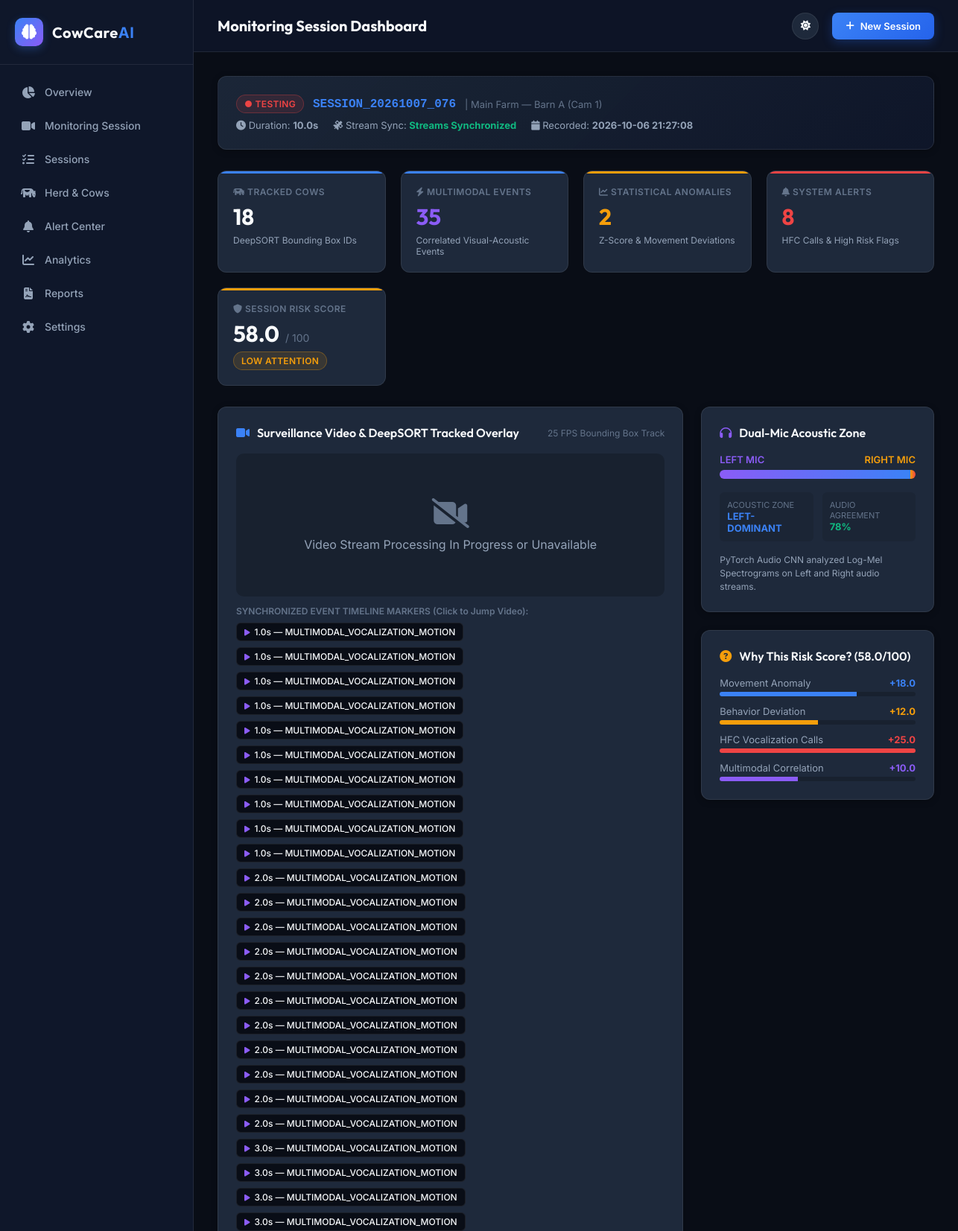
The page /result/16 (signed in, upper part) on the database its author committed.
### tables this page shows
CREATE TABLE predictions (
            id              INTEGER PRIMARY KEY AUTOINCREMENT,
            user_id         INTEGER NOT NULL,
            video_input     TEXT,
            left_audio      TEXT,
            right_audio     TEXT,
            video_output    TEXT,
            csv_report      TEXT,
            html_report     TEXT,
            total_cows      INTEGER DEFAULT 0,
            total_alerts    INTEGER DEFAULT 0,
            alert_flag      INTEGER DEFAULT 0,
            status          TEXT DEFAULT 'pending',
            created         TEXT DEFAULT CURRENT_TIMESTAMP,
            finished        TEXT, session_code TEXT, farm_name TEXT DEFAULT 'Main Farm', location TEXT DEFAULT 'Barn A', camera_id TEXT DEFAULT 'Cam 1', duration REAL DEFAULT 0.0, left_duration REAL DEFAULT 0.0, right_duration REAL DEFAULT 0.0, sync_status TEXT DEFAULT 'Synchronized', total_events INTEGER DEFAULT 0, total_anomalies INTEGER DEFAULT 0, overall_risk REAL DEFAULT 0.0,
            FOREIGN KEY(user_id) REFERENCES users(id)
        );

CREATE TABLE multimodal_events (
            id               INTEGER PRIMARY KEY AUTOINCREMENT,
            prediction_id    INTEGER NOT NULL,
            timestamp        REAL NOT NULL,
            cow_id           TEXT,
            event_type       TEXT NOT NULL,
            visual_evidence  TEXT,
            audio_evidence   TEXT,
            left_confidence  REAL,
            right_confidence REAL,
            audio_agreement  REAL,
            event_confidence REAL,
            severity         TEXT DEFAULT 'info',
            description      TEXT,
            FOREIGN KEY(prediction_id) REFERENCES predictions(id) ON DELETE CASCADE
        );

CREATE TABLE session_windows (
            id                    INTEGER PRIMARY KEY AUTOINCREMENT,
            prediction_id         INTEGER NOT NULL,
            window_index          INTEGER NOT NULL,
            start_time            REAL NOT NULL,
            end_time              REAL NOT NULL,
            cow_count             INTEGER DEFAULT 0,
            left_audio_class      TEXT,
            left_audio_confidence REAL,
            right_audio_class     TEXT,
            right_audio_confidence REAL,
            audio_agreement       REAL,
            acoustic_zone         TEXT,
            risk_score            REAL,
            window_data           TEXT,
            FOREIGN KEY(prediction_id) REFERENCES predictions(id) ON DELETE CASCADE
        );

### app.py (the view)
@app.route("/result/<int:pid>")
@login_required
def result(pid):
    conn = get_db()
    pred = conn.execute("SELECT * FROM predictions WHERE id=? AND user_id=?",
                        (pid, session["user_id"])).fetchone()
    if not pred:
        conn.close()
        abort(404)
    results      = conn.execute("SELECT * FROM prediction_results WHERE prediction_id=?", (pid,)).fetchall()
    alerts       = conn.execute("SELECT * FROM prediction_alerts WHERE prediction_id=? ORDER BY ts", (pid,)).fetchall()
    windows      = conn.execute("SELECT * FROM session_windows WHERE prediction_id=? ORDER BY window_index", (pid,)).fetchall()
    cow_profiles = conn.execute("SELECT * FROM cow_profiles WHERE prediction_id=? ORDER BY CAST(cow_id AS INT)", (pid,)).fetchall()
    events       = conn.execute("SELECT * FROM multimodal_events WHERE prediction_id=? ORDER BY timestamp", (pid,)).fetchall()
    anomalies    = conn.execute("SELECT * FROM anomalies WHERE prediction_id=? ORDER BY timestamp", (pid,)).fetchall()
    interactions = conn.execute("SELECT * FROM cow_interactions WHERE prediction_id=? ORDER BY start_time", (pid,)).fetchall()
    timelines    = conn.execute("SELECT * FROM behavior_timelines WHERE prediction_id=? ORDER BY cow_id, start_time", (pid,)).fetchall()
    conn.close()
    checks = {
        "input_exists":   bool(pred["video_input"])  and os.path.exists(pred["video_input"]),
        "output_exists":  bool(pred["video_output"]) and os.path.exists(pred["video_output"]),
        "left_exists":    bool(pred["left_audio"])   and os.path.exists(pred["left_audio"]),
        "right_exists":   bool(pred["right_audio"])  and os.path.exists(pred["right_audio"]),
        "csv_exists":     bool(pred["csv_report"])   and os.path.exists(pred["csv_report"]),
        "html_exists":    bool(pred["html_report"])  and os.path.exists(pred["html_report"]),
    }
    cow_timelines_dict = {}
    for t in timelines:
        cow_timelines_dict.setdefault(t["cow_id"], []).append(dict(t))
    return render_template("result.html",
                           pred=pred, results=results, alerts=alerts,
                           windows=windows, cow_profiles=cow_profiles,
                           events=events, anomalies=anomalies,
                           interactions=interactions, cow_timelines=cow_timelines_dict,
                           checks=checks, basename=basename)

### templates/result.html (shortened to what this page needs)
{% extends "base.html" %}
{% block page_title %}Monitoring Session Dashboard{% endblock %}
{% block content %}
<div class="card" style="background: linear-gradient(135deg, rgba(30, 41, 59, 0.9), rgba(15, 23, 42, 0.95)); border-color: var(--border-color); margin-bottom: 28px;">
  <div style="display: flex; align-items: center; justify-content: space-between; flex-wrap: wrap; gap: 20px;">
    <div>
      <div style="display: flex; align-items: center; gap: 12px; margin-bottom: 8px;">
        <span class="badge-status {% if pred.status == 'done' %}normal{% elif pred.status == 'pending' %}attention{% else %}high{% endif %}">
          ● {{ pred.status.upper() }}
        </span>
        <span style="font-family: monospace; font-size: 16px; font-weight: 700; color: var(--accent-blue);">
          {{ pred.session_code or ('SESSION_' ~ pred.id) }}
        </span>
        <span style="font-size: 13px; color: var(--text-muted);">| {{ pred.farm_name or 'Main Farm' }} — {{ pred.location or 'Barn A' }} ({{ pred.camera_id or 'Cam 1' }})</span>
      </div>
      <div style="display: flex; gap: 20px; font-size: 13px; color: var(--text-secondary);">
        <div><i class="fas fa-clock"></i> Duration: <strong>{{ pred.duration or 30.0 }}s</strong></div>
        <div><i class="fas fa-satellite"></i> Stream Sync: <strong style="color: var(--accent-green);">{{ pred.sync_status or 'Streams Synchronized' }}</strong></div>
        <div><i class="fas fa-calendar"></i> Recorded: <strong>{{ pred.created }}</strong></div>
      </div>
    </div>
  </div>
</div>
<div class="kpi-grid">
  <div class="kpi-card blue">
    <div class="kpi-label"><i class="fas fa-cow"></i> Tracked Cows</div>
    <div class="kpi-val">{{ pred.total_cows or (cow_profiles | length) }}</div>
    <div class="kpi-subtext">DeepSORT Bounding Box IDs</div>
  </div>
  <div class="kpi-card purple">
    <div class="kpi-label"><i class="fas fa-bolt"></i> Multimodal Events</div>
    <div class="kpi-val" style="color: var(--accent-purple);">{{ events | length }}</div>
    <div class="kpi-subtext">Correlated Visual-Acoustic Events</div>
  </div>
  <div class="kpi-card amber">
    <div class="kpi-label"><i class="fas fa-chart-line"></i> Statistical Anomalies</div>
    <div class="kpi-val" style="color: var(--accent-amber);">{{ anomalies | length }}</div>
    <div class="kpi-subtext">Z-Score & Movement Deviations</div>
  </div>
  <div class="kpi-card red">
    <div class="kpi-label"><i class="fas fa-bell"></i> System Alerts</div>
    <div class="kpi-val" style="color: var(--accent-red);">{{ alerts | length }}</div>
    <div class="kpi-subtext">HFC Calls & High Risk Flags</div>
  </div>
  <div class="kpi-card {% if (pred.overall_risk or 0) >= 60 %}red{% elif (pred.overall_risk or 0) >= 30 %}amber{% else %}green{% endif %}">
    <div class="kpi-label"><i class="fas fa-shield"></i> Session Risk Score</div>
    <div style="display: flex; align-items: baseline; gap: 8px;">
      <div class="kpi-val">{{ pred.overall_risk or 0.0 }}</div>
      <span style="font-size: 14px; color: var(--text-muted);">/ 100</span>
    </div>
    <div class="kpi-subtext">
      {% if (pred.overall_risk or 0) >= 60 %}
        <span class="badge-status elevated">Elevated Risk</span>
      {% elif (pred.overall_risk or 0) >= 30 %}
        <span class="badge-status attention">Low Attention</span>
      {% else %}
        <span class="badge-status normal">Normal</span>
      {% endif %}
    </div>
  </div>
</div>
<div style="display: grid; grid-template-columns: 2fr 1fr; gap: 24px; margin-bottom: 28px;">
  <div class="card" style="margin-bottom: 0;">
    <div class="card-header">
      <div class="card-title">
        <i class="fas fa-video" style="color: var(--accent-blue);"></i>
        Surveillance Video & DeepSORT Tracked Overlay
      </div>
      <span style="font-size: 12px; color: var(--text-muted);">25 FPS Bounding Box Track</span>
    </div>
    {% if checks.output_exists %}
    <div style="position: relative; background: #000; border-radius: 10px; overflow: hidden; margin-bottom: 16px;">
      <video id="mainVideoPlayer" controls style="width: 100%; display: block; max-height: 480px;">
        <source src="{{ url_for('serve_video', fname=basename(pred.video_output)) }}" type="video/mp4">
        Your browser does not support HTML5 video.
      </video>
    </div>
    {% else %}
    <div style="padding: 60px 20px; text-align: center; background: rgba(0,0,0,0.2); border-radius: 10px;">
      <i class="fas fa-video-slash" style="font-size: 40px; color: var(--text-muted); margin-bottom: 12px;"></i>
      <p style="color: var(--text-secondary);">Video Stream Processing In Progress or Unavailable</p>
    </div>
    {% endif %}
    {% if events %}
    <div style="margin-top: 12px;">
      <div style="font-size: 12px; font-weight: 600; color: var(--text-muted); margin-bottom: 8px;">
        SYNCHRONIZED EVENT TIMELINE MARKERS (Click to Jump Video):
      </div>
      <div style="display: flex; gap: 8px; flex-wrap: wrap;">
        {% for ev in events %}
        <button onclick="seekVideo({{ ev.timestamp }})" class="btn-action" style="font-size: 12px; padding: 4px 10px;">
          <i class="fas fa-play" style="font-size: 10px; color: var(--accent-purple);"></i>
          {{ "%.1f"|format(ev.timestamp) }}s — {{ ev.event_type }}
        </button>
        {% endfor %}
      </div>
    </div>
    {% endif %}
  </div>
  <div style="display: flex; flex-direction: column; gap: 24px;">
    <div class="card" style="margin-bottom: 0;">
      <div class="card-header">
        <div class="card-title">
          <i class="fas fa-headphones" style="color: var(--accent-purple);"></i>
          Dual-Mic Acoustic Zone
        </div>
      </div>
      {% set first_w = windows[0] if windows else None %}
      <div style="margin-bottom: 18px;">
        <div style="display: flex; justify-content: space-between; font-size: 13px; font-weight: 600; margin-bottom: 6px;">
          <span style="color: var(--accent-purple);">LEFT MIC</span>
          <span style="color: var(--accent-amber);">RIGHT MIC</span>
        </div>
        <div style="height: 12px; background: rgba(0,0,0,0.3); border-radius: 6px; overflow: hidden; display: flex;">
          <div style="width: {% if first_w %}{{ (first_w.left_audio_confidence or 0.8) * 100 }}{% else %}80{% endif %}%; background: linear-gradient(90deg, var(--accent-purple), var(--accent-blue));"></div>
          <div style="flex: 1; background: linear-gradient(90deg, var(--accent-amber), var(--accent-red));"></div>
        </div>
      </div>
      <div style="display: grid; grid-template-columns: 1fr 1fr; gap: 12px; margin-bottom: 16px; font-size: 13px;">
        <div style="background: rgba(0,0,0,0.1); padding: 10px; border-radius: 6px;">
          <div style="font-size: 11px; color: var(--text-muted);">ACOUSTIC ZONE</div>
          <div style="font-weight: 700; color: var(--accent-blue);">{{ first_w.acoustic_zone if first_w else 'BROAD/CENTER' }}</div>
        </div>
        <div style="background: rgba(0,0,0,0.1); padding: 10px; border-radius: 6px;">
          <div style="font-size: 11px; color: var(--text-muted);">AUDIO AGREEMENT</div>
          <div style="font-weight: 700; color: var(--accent-green);">
            {{ "%.0f"|format((first_w.audio_agreement if first_w else 0.85) * 100) }}%
          </div>
        </div>
      </div>
      <div style="font-size: 12px; color: var(--text-secondary); line-height: 1.5;">
        PyTorch Audio CNN analyzed Log-Mel Spectrograms on Left and Right audio streams.
      </div>
    </div>
    <div class="card" style="margin-bottom: 0;">
      <div class="card-header">
        <div class="card-title">
          <i class="fas fa-circle-question" style="color: var(--accent-amber);"></i>
          Why This Risk Score? ({{ pred.overall_risk or 0.0 }}/100)
        </div>
      </div>
      <div style="display: flex; flex-direction: column; gap: 12px; font-size: 13px;">
        <div>
          <div style="display: flex; justify-content: space-between; margin-bottom: 4px;">
            <span style="color: var(--text-secondary);">Movement Anomaly</span>
            <strong style="color: var(--accent-blue);">+18.0</strong>
          </div>
          <div style="height: 6px; background: rgba(0,0,0,0.2); border-radius: 3px; overflow: hidden;">
            <div style="width: 70%; height: 100%; background: var(--accent-blue);"></div>
          </div>
        </div>
        <div>
          <div style="display: flex; justify-content: space-between; margin-bottom: 4px;">
            <span style="color: var(--text-secondary);">Behavior Deviation</span>
            <strong style="color: var(--accent-amber);">+12.0</strong>
          </div>
          <div style="height: 6px; background: rgba(0,0,0,0.2); border-radius: 3px; overflow: hidden;">
            <div style="width: 50%; height: 100%; background: var(--accent-amber);"></div>
          </div>
        </div>
        <div>
          <div style="display: flex; justify-content: space-between; margin-bottom: 4px;">
            <span style="color: var(--text-secondary);">HFC Vocalization Calls</span>
            <strong style="color: var(--accent-red);">+25.0</strong>
          </div>
          <div style="height: 6px; background: rgba(0,0,0,0.2); border-radius: 3px; overflow: hidden;">
            <div style="width: 100%; height: 100%; background: var(--accent-red);"></div>
          </div>
        </div>
        <div>
          <div style="display: flex; justify-content: space-between; margin-bottom: 4px;">
            <span style="color: var(--text-secondary);">Multimodal Correlation</span>
            <strong style="color: var(--accent-purple);">+10.0</strong>
          </div>
          <div style="height: 6px; background: rgba(0,0,0,0.2); border-radius: 3px; overflow: hidden;">
            <div style="width: 40%; height: 100%; background: var(--accent-purple);"></div>
          </div>
        </div>
      </div>
    </div>
  </div>
</div>
{% endblock %}

### rows shown on the page
predictions: status "TESTING", session_code "SESSION_20261007_076", farm_name "Main Farm", location "Barn A", camera "Cam 1", duration "10.0", sync_status "Streams Synchronized", created "2026-10-06 21:27:08", overall_risk "58.0"
multimodal_events: timestamp "1.0", event_type "MULTIMODAL_VOCALIZATION_MOTION"
multimodal_events: timestamp "1.0", event_type "MULTIMODAL_VOCALIZATION_MOTION"
multimodal_events: timestamp "1.0", event_type "MULTIMODAL_VOCALIZATION_MOTION"
multimodal_events: timestamp "1.0", event_type "MULTIMODAL_VOCALIZATION_MOTION"
multimodal_events: timestamp "1.0", event_type "MULTIMODAL_VOCALIZATION_MOTION"
multimodal_events: timestamp "1.0", event_type "MULTIMODAL_VOCALIZATION_MOTION"
multimodal_events: timestamp "1.0", event_type "MULTIMODAL_VOCALIZATION_MOTION"
multimodal_events: timestamp "1.0", event_type "MULTIMODAL_VOCALIZATION_MOTION"
multimodal_events: timestamp "1.0", event_type "MULTIMODAL_VOCALIZATION_MOTION"
multimodal_events: timestamp "1.0", event_type "MULTIMODAL_VOCALIZATION_MOTION"
multimodal_events: timestamp "2.0", event_type "MULTIMODAL_VOCALIZATION_MOTION"
multimodal_events: timestamp "2.0", event_type "MULTIMODAL_VOCALIZATION_MOTION"
multimodal_events: timestamp "2.0", event_type "MULTIMODAL_VOCALIZATION_MOTION"
multimodal_events: timestamp "2.0", event_type "MULTIMODAL_VOCALIZATION_MOTION"
multimodal_events: timestamp "2.0", event_type "MULTIMODAL_VOCALIZATION_MOTION"
multimodal_events: timestamp "2.0", event_type "MULTIMODAL_VOCALIZATION_MOTION"
multimodal_events: timestamp "2.0", event_type "MULTIMODAL_VOCALIZATION_MOTION"
multimodal_events: timestamp "2.0", event_type "MULTIMODAL_VOCALIZATION_MOTION"
multimodal_events: timestamp "2.0", event_type "MULTIMODAL_VOCALIZATION_MOTION"
multimodal_events: timestamp "2.0", event_type "MULTIMODAL_VOCALIZATION_MOTION"
multimodal_events: timestamp "2.0", event_type "MULTIMODAL_VOCALIZATION_MOTION"
multimodal_events: timestamp "3.0", event_type "MULTIMODAL_VOCALIZATION_MOTION"
multimodal_events: timestamp "3.0", event_type "MULTIMODAL_VOCALIZATION_MOTION"
multimodal_events: timestamp "3.0", event_type "MULTIMODAL_VOCALIZATION_MOTION"
multimodal_events: timestamp "3.0", event_type "MULTIMODAL_VOCALIZATION_MOTION"
session_windows: acoustic_zone "LEFT-DOMINANT", (first_w.audio_agreementiffirst_welse0.85)*100 "78"

### other values the page prints
{{ pred.total_cows or (cow_profiles | length) }} "18"
{{ events | length }} "35"
{{ anomalies | length }} "2"
{{ alerts | length }} "8"
